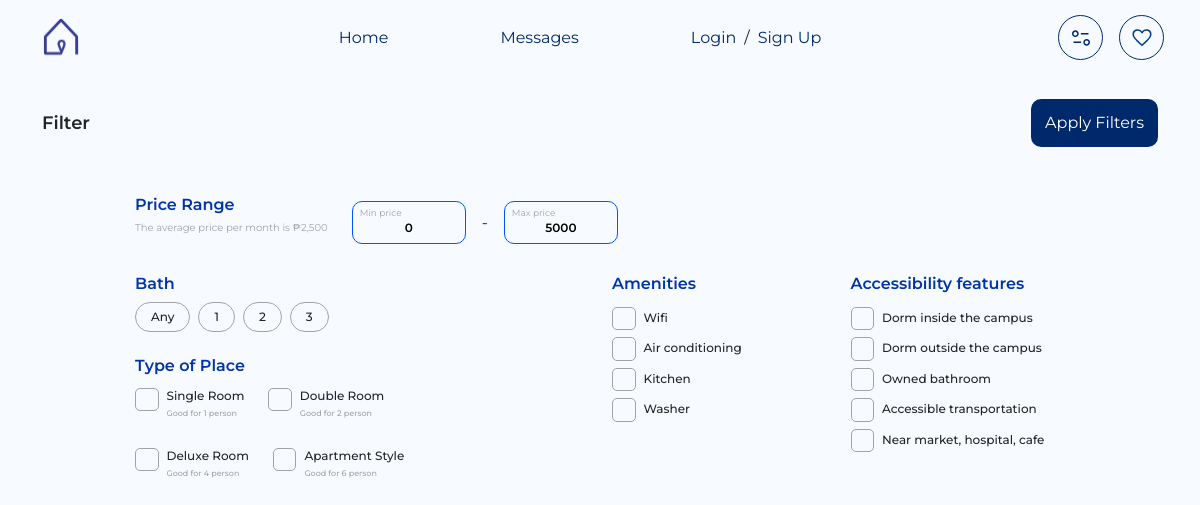
Screenshot of /filters/ with the database file from the repository.
### base/models.py (models this page shows, shortened)
class Amenity(models.Model):
    name = models.CharField(max_length=50)
    icon_url=models.ImageField(upload_to='icons',null=True)

class AccessibilityFeature(models.Model):
    name = models.CharField(max_length=100)
    is_host_provided = models.BooleanField(default=False, help_text="True if this feature was provided by the host")

### base/views.py (the view)
# urls.py: path('filters/',dorm_filter,name='dorm_filter'),
def dorm_filter(request):
    amenitiess=Amenity.objects.all()
    accessibility_features = AccessibilityFeature.objects.all()
    max_price = RentalCost.objects.aggregate(Max('rent'))['rent__max']
    context={
        'amenitiess':amenitiess,
        'accessibility_features':accessibility_features,
        'max_price':max_price
    }
    return render(request, 'filters.html',context)

### base/templates/filters.html (shortened to what this page needs)
{% extends "base.html" %}
{% load static %}
{% block content %}
<form method="GET" action="{% url 'dorm_filter_view' %}">
    <div class="container main-wrapper filter">
        <div class="d-flex align-items-center py-4 justify-content-between flex-xl-nowrap flex-wrap">
            <div class="fs18 fw600">Filter</div>
            <div class="fs12 fw500">
                <button type="submit" class='btn btn-blue'>Apply Filters</button>
            </div>
        </div>
        <div class="py-4 col-xl-10 mx-auto">
            <div class="section d-flex gap-4 flex-xl-nowrap flex-wrap">
                <div>
                    <h3>Price Range</h3>
                    <p class="fs10 fw400">The average price per month is ₱2,500</p>
                </div>
                <div class="price-range gap-3 flex-xl-nowrap flex-wrap">
                    <div class="position-relative">
                        <label for="min_price">Min price</label>
                        <input type="text" name="min_price" id="min_price" class="price-input" placeholder="Min" value="0">
                    </div>
                    <span>-</span>
                    <div class="position-relative">
                        <label for="max_price">Max price</label>
                        <input type="text" name="max_price" id="max_price" class="price-input" placeholder="Max" value="{{max_price}}">
                    </div>
                </div>
            </div>
            <div class="row py-4">
                <div class="col-xl-6">
                    <div class="section">
                        <h3>Bath</h3>
                        <div class="bath gap-2">
                            <div class="option">
                                <label for="bath_any">Any</label>
                            </div>
                            <div class="option">
                                <label for="bath_1">1</label>
                            </div>
                            <div class="option">
                                <label for="bath_2">2</label>
                            </div>
                            <div class="option">
                                <label for="bath_3">3</label>
                            </div>
                        </div>
                    </div>
                    <div class="section py-4">
                        <h3>Type of Place</h3>
                        <div class="typechk d-flex col-xl-8 gap-4 flex-wrap">
                            <div class="option align-items-center gap-2">
                                <div class="mychk h-100">
                                    <label for="single_room"></label>
                                </div>
                                <div class="h-100">
                                    <label for="single_room" class="fs12 fw500">Single Room</label>
                                    <p class="m-0" style="font-size: 8px;font-weight: 500;">Good for 1 person</p>
                                </div>
                            </div>
                            <div class="option align-items-center gap-2">
                                <div class="mychk h-100">
                                    <label for="double_room"></label>
                                </div>
                                <div class="h-100">
                                    <label for="double_room" class="fs12 fw500">Double Room</label>
                                    <p class="m-0" style="font-size: 8px;font-weight: 500;">Good for 2 person</p>
                                </div>
                            </div>
                            <div class="option align-items-center gap-2">
                                <div class="mychk h-100">
                                    <label for="deluxe_room"></label>
                                </div>
                                <div class="h-100">
                                    <label for="deluxe_room" class="fs12 fw500">Deluxe Room</label>
                                    <p class="m-0" style="font-size: 8px;font-weight: 500;">Good for 4 person</p>
                                </div>
                            </div>
                            <div class="option align-items-center gap-2">
                                <div class="mychk h-100">
                                    <label for="apartment_style"></label>
                                </div>
                                <div class="h-100">
                                    <label for="apartment_style" class="fs12 fw500">Apartment Style</label>
                                    <p class="m-0" style="font-size: 8px;font-weight: 500;">Good for 6 person</p>
                                </div>
                            </div>
                        </div>
                    </div>
                </div>
                <div class="col-xl-3">
                    <h3>Amenities</h3>
                    <div class="typechk">
                        {% for amenity in amenitiess %}
                            <div class="option align-items-center gap-2">
                                <div class="mychk h-100">
                                    <label for="{{ amenity.id }}"></label>
                                </div>
                                <div class="h-100">
                                    <label for="{{ amenity.id }}" class="fs12 fw500">{{ amenity.name }}</label>
                                </div>
                            </div>
                        {% endfor %}
                    </div>
                </div>
                <div class="col-xl-3">
                    <h3>Accessibility features</h3>
                    <div class="typechk">
                        {% for accessibility_feature in accessibility_features %}
                            <div class="option align-items-center gap-2">
                                <div class="mychk h-100">
                                    <label for="accessibility_feature{{ accessibility_feature.id }}"></label>
                                </div>
                                <div class="h-100">
                                    <label for="{{ accessibility_feature.id }}" class="fs12 fw500">{{ accessibility_feature.name }}</label>
                                </div>
                            </div>
                        {% endfor %}
                    </div>
                </div>
            </div>
        </div>
    </div>
</form>
{% endblock content %}

### static/assets/css/style.css (style rules this page uses)
:root { --fontFamily: "Montserrat", sans-serif; --fontColor-000000: #000000; --accent-color: #0035A7; --Col-00296B: #00296B; --Col-0055FF: #0055FF; --Col-003F88: #003F88; --Col-4CAF50: #4CAF50; --fontColor3-A3A3A3: #A3A3A3; --fontColor4-252525: #252525; }
* { font-family: var(--fontFamily); }
body { background-color: #F7FAFF; }
p { color: var(--fontColor3-A3A3A3); }
.btn-blue { background-color: var(--Col-00296B); color: white; border-radius: 10px; height: 48px; border: 2px solid var(--Col-00296B); transition: all .3s ease-in-out; }
.fw400 { font-weight: 400; }
.fw500 { font-weight: 500; }
.fw600 { font-weight: 600; }
.fs10 { font-size: 10px; }
.fs12 { font-size: 12px; }
.fs18 { font-size: 18px; }
p { line-height: 12.19px; }
.filter h3 { font-size: 16px; color: #0035A7; font-weight: 600; }
.price-range { display: flex; align-items: center; }
.price-range label { position: absolute; font-size: 9px; font-weight: 400; top: 5px; left: 8px; color: var(--fontColor3-A3A3A3); }
.price-range input { width: 114px; height: 43px; border-radius: 10px; border: 0.2px solid #0055FF; background-color: transparent; font-size: 12px; font-weight: 600; text-align: center; padding-top: 10px; }
.bath { display: flex; }
.bath .option label { font-size: 12px; font-weight: 500; display: flex; justify-content: center; align-items: center; padding: 5px 15px; border: 1.5px solid #A3A3A3; border-radius: 20px; }
.mychk label { width: 23.5px; height: 23.5px; position: relative; top: 5px; border-radius: 5px; border: 1.5px solid #A3A3A3; }
.typechk .option { display: flex; }

### rows the page displays
Amenity: name "Wifi"
Amenity: name "Air conditioning"
Amenity: name "Kitchen"
Amenity: name "Washer"
AccessibilityFeature: name "Dorm inside the campus"
AccessibilityFeature: name "Dorm outside the campus"
AccessibilityFeature: name "Owned bathroom"
AccessibilityFeature: name "Accessible transportation"
AccessibilityFeature: name "Near market, hospital, cafe"
